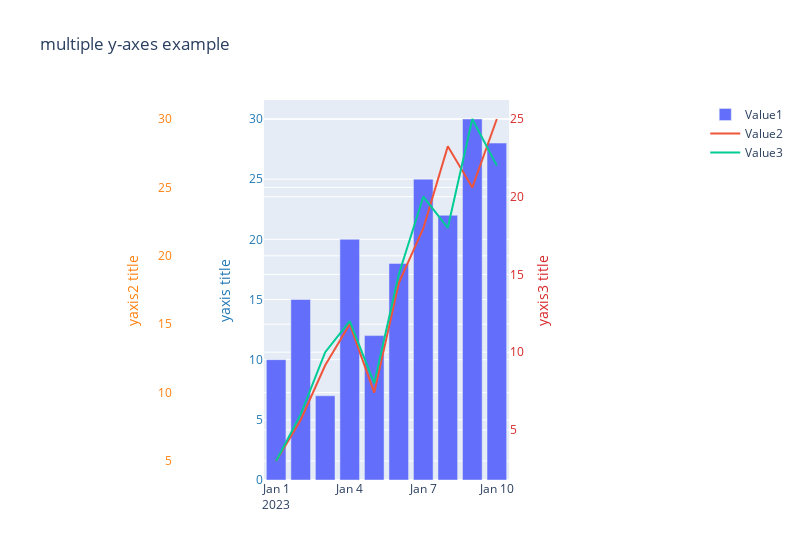

Here is the notebook cell this chart was saved with:
### Code cell
# 创建一些示例数据
data = {
    'Timestamp': pd.date_range(start='2023-01-01', periods=10, freq='D'),
    'Value1': [10, 15, 7, 20, 12, 18, 25, 22, 30, 28],
    'Value2': [5, 8, 12, 15, 10, 18, 22, 28, 25, 30],
    'Value3': [3, 6, 10, 12, 8, 15, 20, 18, 25, 22]
}

df = pd.DataFrame(data)

fig = go.Figure()

# 添加柱状图和折线图到子图
fig.add_trace(go.Bar(x=df['Timestamp'], y=df['Value1'], name='Value1'))
fig.add_trace(go.Scatter(x=df['Timestamp'], y=df['Value2'], mode='lines', name='Value2', yaxis="y2"))
fig.add_trace(go.Scatter(x=df['Timestamp'], y=df['Value3'], mode='lines', name='Value3', yaxis="y3"))


# Create axis objects
fig.update_layout(
    xaxis=dict(
        domain=[0.3, 0.7]
    ),
    yaxis=dict(
        title="yaxis title",
        titlefont=dict(
            color="#1f77b4"
        ),
        tickfont=dict(
            color="#1f77b4"
        )
    ),
    yaxis2=dict(
        title="yaxis2 title",
        titlefont=dict(
            color="#ff7f0e"
        ),
        tickfont=dict(
            color="#ff7f0e"
        ),
        anchor="free",
        overlaying="y",
        side="left",
        position=0.15
    ),
    yaxis3=dict(
        title="yaxis3 title",
        titlefont=dict(
            color="#d62728"
        ),
        tickfont=dict(
            color="#d62728"
        ),
        anchor="x",
        overlaying="y",
        side="right"
    ),

)

# Update layout properties
fig.update_layout(
    title_text="multiple y-axes example",
    width=800,
)

fig.show()

### Figure 1 — Plotly figure (JSON) as saved in the notebook; plotly's stock layout.template omitted (floating-point values rounded to 4 significant figures)
{"data": [{"name": "Value1", "type": "bar", "x": ["2023-01-01T00:00:00", "2023-01-02T00:00:00", "2023-01-03T00:00:00", "2023-01-04T00:00:00", "2023-01-05T00:00:00", "2023-01-06T00:00:00", "2023-01-07T00:00:00", "2023-01-08T00:00:00", "2023-01-09T00:00:00", "2023-01-10T00:00:00"], "y": [10, 15, 7, 20, 12, 18, 25, 22, 30, 28]}, {"mode": "lines", "name": "Value2", "type": "scatter", "x": ["2023-01-01T00:00:00", "2023-01-02T00:00:00", "2023-01-03T00:00:00", "2023-01-04T00:00:00", "2023-01-05T00:00:00", "2023-01-06T00:00:00", "2023-01-07T00:00:00", "2023-01-08T00:00:00", "2023-01-09T00:00:00", "2023-01-10T00:00:00"], "y": [5, 8, 12, 15, 10, 18, 22, 28, 25, 30], "yaxis": "y2"}, {"mode": "lines", "name": "Value3", "type": "scatter", "x": ["2023-01-01T00:00:00", "2023-01-02T00:00:00", "2023-01-03T00:00:00", "2023-01-04T00:00:00", "2023-01-05T00:00:00", "2023-01-06T00:00:00", "2023-01-07T00:00:00", "2023-01-08T00:00:00", "2023-01-09T00:00:00", "2023-01-10T00:00:00"], "y": [3, 6, 10, 12, 8, 15, 20, 18, 25, 22], "yaxis": "y3"}], "layout": {"title": {"text": "multiple y-axes example"}, "width": 800, "xaxis": {"domain": [0.3, 0.7]}, "yaxis": {"tickfont": {"color": "#1f77b4"}, "title": {"font": {"color": "#1f77b4"}, "text": "yaxis title"}}, "yaxis2": {"anchor": "free", "overlaying": "y", "position": 0.15, "side": "left", "tickfont": {"color": "#ff7f0e"}, "title": {"font": {"color": "#ff7f0e"}, "text": "yaxis2 title"}}, "yaxis3": {"anchor": "x", "overlaying": "y", "side": "right", "tickfont": {"color": "#d62728"}, "title": {"font": {"color": "#d62728"}, "text": "yaxis3 title"}}}}
